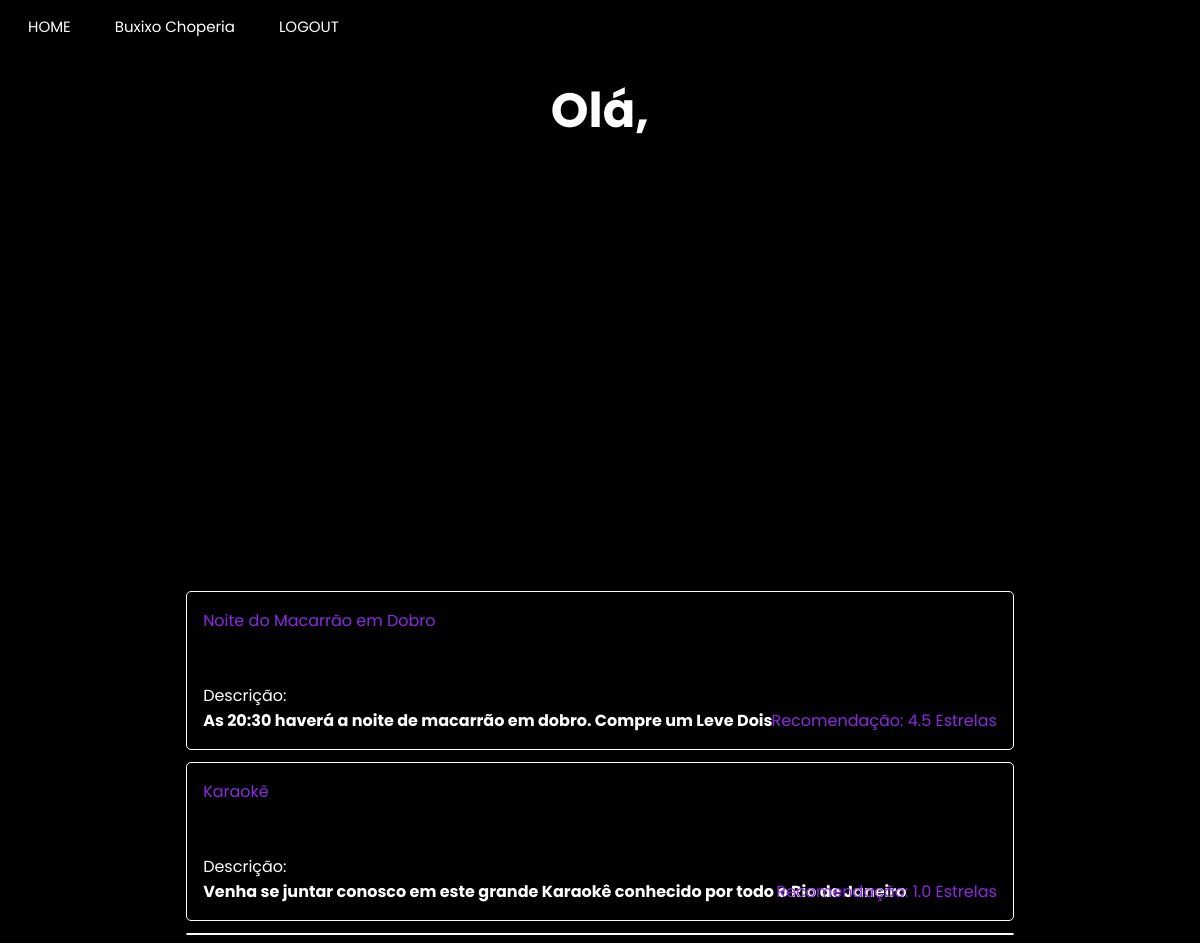
Page /user_page (signed in) on the committed database.
### app/model.py (models this page shows, shortened)
class empresa(UserMixin, db.Model):
    __tablename__ = "empresa"
    id = db.Column(db.Integer,primary_key=True)
    enterprise_name = db.Column(db.String(64), index=True, unique=True)
    email = db.Column(db.String(120), index=True, unique=True)
    password_hash = db.Column(db.String(120))
    city = db.Column(db.String(120))
    latitude = db.Column(db.Float)
    longitude = db.Column(db.Float)
    district = db.Column(db.String(50))
    street = db.Column(db.String(120))
    posts = db.relationship("Post", backref="enterprise")

class Event(db.Model):
    id = db.Column(db.Integer, primary_key=True)
    body = db.Column(db.String(200))
    image = db.Column(db.String(200))
    timestamp = db.Column(db.Integer, index=True)
    empresa_id = db.Column(db.Integer)
    name = db.Column(db.String(200))
    latitude = db.Column(db.Float)
    longitude = db.Column(db.Float)
    event_type = db.Column(db.String(8))
    rank = db.Column(db.Float)
    avaliations = db.Column(db.Integer)
    age_groups = db.Column(db.String)

### app/routes.py (the view)
@app.route("/user_page", methods=["POST", "GET"])
@login_required
def user_page():                              # PAGINA DE USUARIO
    return render_template('user_page.html', title="Usuario", eventos = Event ,css_file="user_page.css", user=current_user)

### app/model.py (called while the page is built)
@login.user_loader
def load_user(id):
    if usuario.query.get(int(id)):
        load = usuario.query.get(int(id))
    else:
        load = empresa.query.get(int(id))
    return load

### app/templates/user_page.html (shortened to what this page needs)
{% extends "base.html" %}
{% block content %}
<h1>Olá, {{user.username}}</h1>
<div id="map"></div>
{% for evento in eventos.query.limit(20).all()%}
<div class="enterprises">
  <p>
    <a href="{{url_for('event_page',name=evento.name)}}">{{ evento.name }}</a>
    <br><br><br>
    Descrição: {% if evento.rank %}
    <s>Recomendação: {{ evento.rank}} Estrelas</s><br>{% endif %}
    <b>{{ evento.body }}</b></p>
</div>
{% endfor %}
{% set event_list = eventos.query.all()%}
<div class="enterprises"></div>
{% endblock %}

### app/templates/base.html (shortened to what this page needs)
<!DOCTYPE html>
<html>
    <head>
        {% if css_file%}
            <link rel="stylesheet" type="text/css" href="{{ url_for('static', filename=css_file) }}">
        {% else %}
            <link rel="stylesheet" type="text/css" href="{{ url_for('static', filename='user_page.css') }}">
        {% endif %}
    </head>
    <body>
        <header class="menu">
            <a id="main_page" href="{{ url_for('main_page') }}" class="button">HOME</a>
            {% if user.is_authenticated %}
            {% if user.username %}
            <a id="user_page" href="{{ url_for('user_page')}}"class="button">{{user.username}}</a>
            {% else %}
            <a id="enterprise_page" href="{{ url_for('enterprise_page_specific', name=user.enterprise_name)}}"class="button">{{user.enterprise_name}}</a>
            {% endif%}
            <a id="logout" href="{{ url_for('logout') }}" class="button">LOGOUT</a>
            {% else %}
            <a id="enterprise_register_page" href="{{ url_for('enterprise_register_page') }}" class="button">SEJA UM ANUNCIANTE</a>
            <a id="user_register_page" href="{{ url_for('user_register_page') }}" class="button">REGISTRO</a>
            <a id="login_page" href="{{ url_for('login_page') }}" class="button">LOGIN</a>
            {% endif %}
        </header>
        {% block content %}{% endblock %}
    </body>
</html>

### app/static/user_page.css (style rules this page uses)
h1 { color: rgb(255, 255, 255); text-align: center; font-family: "Poppins", sans-serif; font-size: 300%; }
body { background: black; background-image: url("https://www.pixel4k.com/wp-content/uploads/2021/05/abstract-waving-4k_1620165379-1536x960.jpg"); background-repeat: no-repeat; background-size: cover; }
#map { height: 400px; width: 70%; border-radius: 8px; margin: auto; }
.enterprises { color:white; display: grid; align-items: center; font-family:'Poppins'; margin-left:15%; margin-right: 15%; margin-top: 1%; background-color:rgba(0, 0, 0, 0.377); border: white solid 1px; border-radius: 5px; position: relative; }
.enterprises p { margin-left: 2%; }
.enterprises a { text-decoration: none; color: blueviolet; }
.enterprises b { text-decoration: none; }
.enterprises s { text-decoration: none; position: absolute; color: blueviolet; bottom: 10%; right: 2%; }

### app/static/base.css (style rules this page uses)
header.menu { align-items: left; justify-content: start; }
a.button { border: none; color: white; padding: 5px 20px; text-align: center; text-decoration: none; display: inline-block; font-family:'Poppins'; font-size: 15px; }
.menu { margin-top: 10px; }

### rows in the picture
empresa: enterprise_name "Buxixo Choperia"
Event: name "Noite do Macarrão em Dobro", rank "4.5", body "As 20:30 haverá a noite de macarrão em dobro. Compre um Leve Dois"
Event: name "Karaokê", rank "1.0", body "Venha se juntar conosco em este grande Karaokê conhecido por todo o Rio de Janeiro"
